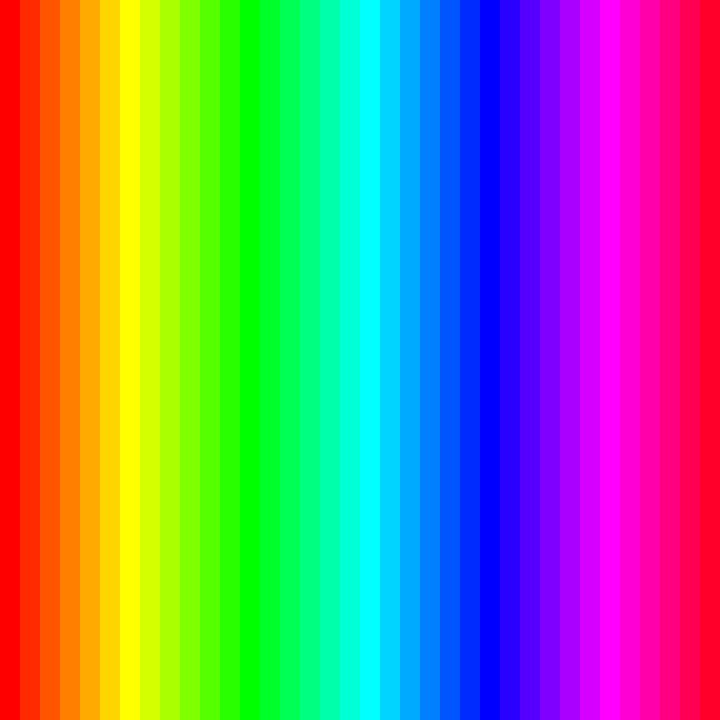
Frame 1 (no input)
Frame 60 (no input): identical to frame 1, image omitted
Frame 120 (the mouse pressed at the canvas centre since frame 60): identical to frame 1, image omitted

The p5.js sketch that drew this single still picture (run headless with seeded random() and noise() and a simulated clock; from frame 60 on, the mouse is pressed at the canvas centre):

// p5.js sketch
// ── sketch.js
function setup() {
  createCanvas(720, 720);
  background(0);
  noStroke();
  colorMode(HSB, 360, 100, 100);
  for (let x = 0; x < 36; x++) {
    //変数xは0から36まで1ずつ増える
    fill(x * 10, 100, 100);
    rect(x * 20, 0, 20, height);
  }
}

function draw() { }
